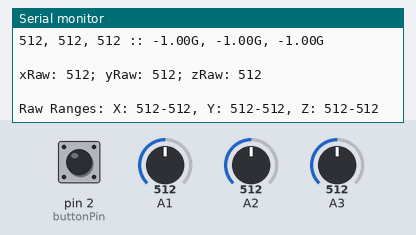
Recording of a sketch running on a simulated Arduino Uno, built with avr-gcc and run on an emulated ATmega328P. Parts: the last lines printed to the serial monitor. Inputs (shaded band) come from the test bench; at power-on: pin 2 (buttonPin) HIGH, A1 = 512, A2 = 512, A3 = 512.

Above: at 1.2 s.
1.3 s: pin 2 (buttonPin) pulled LOW for 1 s
3.8 s: A1 set to 716
At 3.88 s:
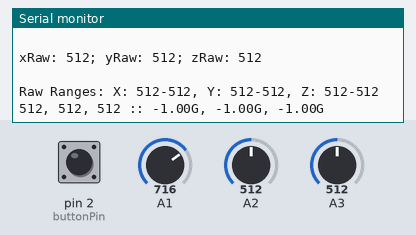
5.3 s: A2 set to 716
At 5.6 s:
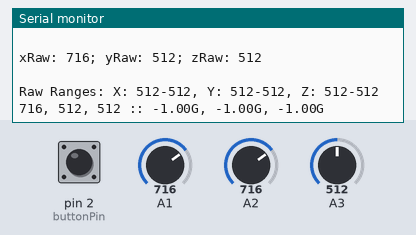
6.8 s: A3 set to 0
At 7.31 s:
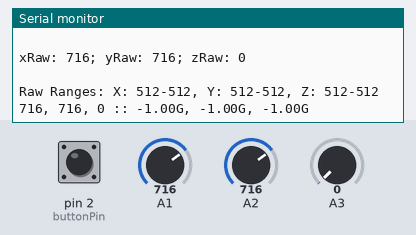
10.0 s: A3 set to 122
At 10.72 s:
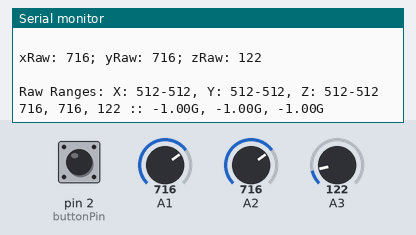
11.5 s: A1 set to 900
At 12.44 s:
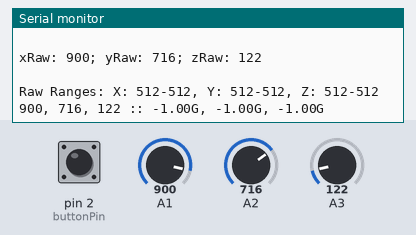
Timing chart, 0 to 14.0 s (numbered marks = the images above; inputs shaded):
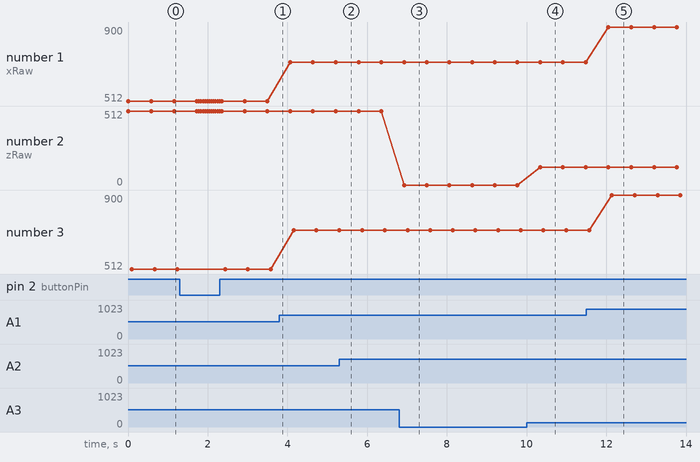

Measured:
- after the input at 6.8 s, the serial monitor: prints a new line after 0.13 s (image 3)
- after the input at 10.0 s, the serial monitor: prints a new line after 0.34 s (image 4)
- after the input at 11.5 s, the serial monitor: prints a new line after 0.55 s (image 5)
- plotted number 1: 512 → 716 after the input at 3.8 s, 716 → 900 after the input at 11.5 s
- plotted number 2: 512 → 0 after the input at 6.8 s, 0 → 122 after the input at 10.0 s
- plotted number 3: 512 → 716 after the input at 3.8 s, 716 → 900 after the input at 11.5 s

The sketch:

accelerometerCalibration.ino
```cpp
const int xInput = A1;
const int yInput = A2;
const int zInput = A3;
const int buttonPin = 2;

// Raw Ranges:
// initialize to mid-range and allow calibration to
// find the minimum and maximum for each axis
int xRawMin = 512;
int xRawMax = 512;

int yRawMin = 512;
int yRawMax = 512;

int zRawMin = 512;
int zRawMax = 512;

// Take multiple samples to reduce noise
const int sampleSize = 10;

void setup()
{
  //analogReference(EXTERNAL); //For the best possible accuracy and precision, use the output of the accelerometer boards voltage regulator as the analog reference for the Arduino.  Connect the 3Vo pin on the accelerometer board to the AREF pin on the Arduino.
  Serial.begin(9600);
}

void loop()
{
  int xRaw = ReadAxis(xInput);
  int yRaw = ReadAxis(yInput);
  int zRaw = ReadAxis(zInput);

  Serial.println(" ");
  Serial.print("xRaw: ");
  Serial.print(xRaw);
  Serial.print("; yRaw: ");
  Serial.print(yRaw);
  Serial.print("; zRaw: ");
  Serial.println(zRaw);
  Serial.println(" ");

  if (digitalRead(buttonPin) == LOW)
  {
    AutoCalibrate(xRaw, yRaw, zRaw);
  }
  else
  {
    Serial.print("Raw Ranges: X: ");
    Serial.print(xRawMin);
    Serial.print("-");
    Serial.print(xRawMax);

    Serial.print(", Y: ");
    Serial.print(yRawMin);
    Serial.print("-");
    Serial.print(yRawMax);

    Serial.print(", Z: ");
    Serial.print(zRawMin);
    Serial.print("-");
    Serial.print(zRawMax);
    Serial.println();
    Serial.print(xRaw);
    Serial.print(", ");
    Serial.print(yRaw);
    Serial.print(", ");
    Serial.print(zRaw);

    // Convert raw values to 'milli-Gs"
    long xScaled = map(xRaw, xRawMin, xRawMax, -1000, 1000);
    long yScaled = map(yRaw, yRawMin, yRawMax, -1000, 1000);
    long zScaled = map(zRaw, zRawMin, zRawMax, -1000, 1000);

    // re-scale to fractional Gs
    float xAccel = xScaled / 1000.0;
    float yAccel = yScaled / 1000.0;
    float zAccel = zScaled / 1000.0;

    Serial.print(" :: ");
    Serial.print(xAccel);
    Serial.print("G, ");
    Serial.print(yAccel);
    Serial.print("G, ");
    Serial.print(zAccel);
    Serial.println("G");

  delay(500);
  }
}

//
// Read "sampleSize" samples and report the average
//
int ReadAxis(int axisPin)
{
  long reading = 0;
  analogRead(axisPin);
  delay(1);
  for (int i = 0; i < sampleSize; i++)
  {
    reading += analogRead(axisPin);
  }
  return reading/sampleSize;
}

//
// Find the extreme raw readings from each axis
//
void AutoCalibrate(int xRaw, int yRaw, int zRaw)
{
  Serial.println("Calibrate");
  if (xRaw < xRawMin)
  {
    xRawMin = xRaw;
  }
  if (xRaw > xRawMax)
  {
    xRawMax = xRaw;
  }

  if (yRaw < yRawMin)
  {
    yRawMin = yRaw;
  }
  if (yRaw > yRawMax)
  {
    yRawMax = yRaw;
  }

  if (zRaw < zRawMin)
  {
    zRawMin = zRaw;
  }
  if (zRaw > zRawMax)
  {
    zRawMax = zRaw;
  }
}
```
